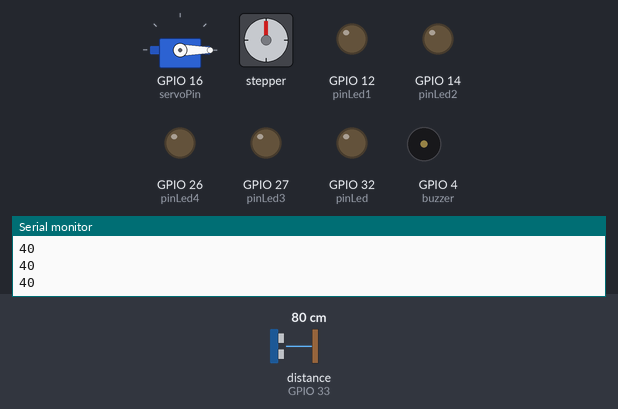
A sketch run on a simulated ESP32. Parts: servo, stepper motor, output pins drawn as LEDs (lit = HIGH), buzzer (waves = sounding), the last lines printed to the serial monitor. Wiring (inferred from the names in the program): ultrasonic range finder: trigger GPIO 25; echo GPIO 33. The inputs (shaded band) are chosen by the test bench; at power-on: distance to the obstacle (sensor on GPIO 33) 80 cm. The echo pulse lasts 58.3 µs per cm; stepper angles assume 2048 steps per turn; pins used as bus, display or sensor lines are not drawn.

Above: at 1.2 s.
1.3 s: distance to the obstacle (sensor on GPIO 33) set to 42 cm
2.8 s: distance to the obstacle (sensor on GPIO 33) set to 36 cm
At 2.95 s:
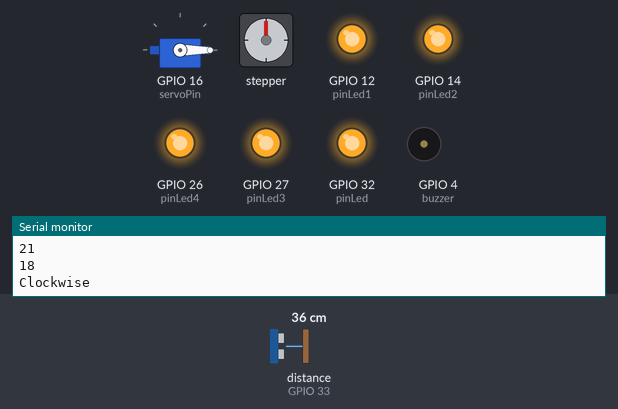
At 21.0 s:
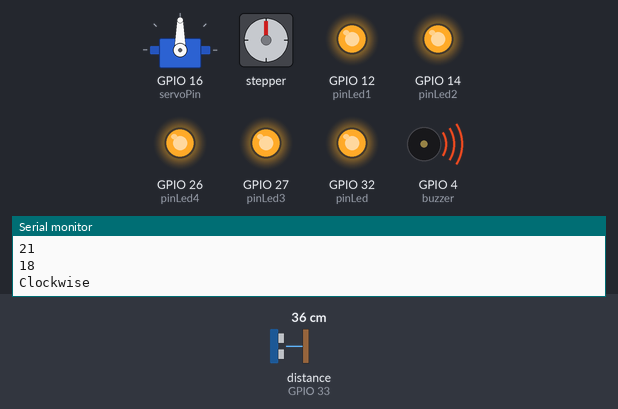
Timing chart, 0 to 31.0 s (numbered marks = the images above; inputs shaded):
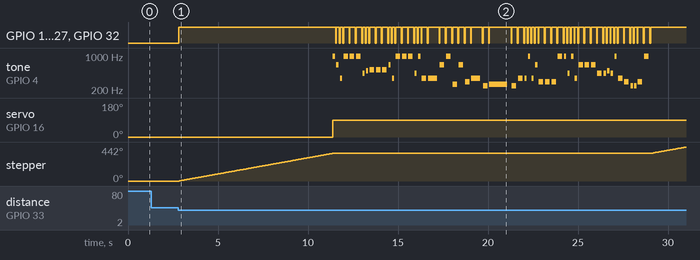

The sketch:

Movimiento_sonido.ino
```cpp
#include <Stepper.h>
#include <ESP32Servo.h>

Servo servo;
int servoPin = 16;

const int stepsPerRevolution = 2048;

int DISTANCIA = 0;
int pinLed = 32;
int pinLed1 = 12;
int pinLed2 = 14;
int pinLed3 = 27;
int pinLed4 = 26;
int pinEco = 33;
int pinGatillo = 25;
int buzzer = 4;

#define IN1 19
#define IN2 18
#define IN3 5
#define IN4 17

//Notas musicales
#define FREQUENCY_100_HZ 100
#define NOTE_B0  31
#define NOTE_C1  33
#define NOTE_CS1 35
#define NOTE_D1  37
#define NOTE_DS1 39
#define NOTE_E1  41
#define NOTE_F1  44
#define NOTE_FS1 46
#define NOTE_G1  49
#define NOTE_GS1 52
#define NOTE_A1  55
#define NOTE_AS1 58
#define NOTE_B1  62
#define NOTE_C2  65
#define NOTE_CS2 69
#define NOTE_D2  73
#define NOTE_DS2 78
#define NOTE_E2  82
#define NOTE_F2  87
#define NOTE_FS2 93
#define NOTE_G2  98
#define NOTE_GS2 104
#define NOTE_A2  110
#define NOTE_AS2 117
#define NOTE_B2  123
#define NOTE_C3  131
#define NOTE_CS3 139
#define NOTE_D3  147
#define NOTE_DS3 156
#define NOTE_E3  165
#define NOTE_F3  175
#define NOTE_FS3 185
#define NOTE_G3  196
#define NOTE_GS3 208
#define NOTE_A3  220
#define NOTE_AS3 233
#define NOTE_B3  247
#define NOTE_C4  262
#define NOTE_CS4 277
#define NOTE_D4  294
#define NOTE_DS4 311
#define NOTE_E4  330 * 2
#define NOTE_F4  349
#define NOTE_FS4 370
#define NOTE_G4  494 * 2
#define NOTE_GS4 415
#define NOTE_A4  440
#define NOTE_AS4 466
#define NOTE_B4  494
#define NOTE_C5  523
#define NOTE_CS5 554
#define NOTE_D5  587
#define NOTE_DS5 622
#define NOTE_E5  659
#define NOTE_F5  698
#define NOTE_FS5 740
#define NOTE_G5  784
#define NOTE_GS5 831
#define NOTE_A5  880
#define NOTE_AS5 932
#define NOTE_B5  988
#define NOTE_C6  1047
#define NOTE_CS6 1109
#define NOTE_D6  1175
#define NOTE_DS6 1245
#define NOTE_E6  1319
#define NOTE_F6  1397
#define NOTE_FS6 1480
#define NOTE_G6  1568
#define NOTE_GS6 1661
#define NOTE_A6  1760
#define NOTE_AS6 1865
#define NOTE_B6  1976
#define NOTE_C7  2093
#define NOTE_CS7 2217
#define NOTE_D7  2349
#define NOTE_DS7 2489
#define NOTE_E7  2637
#define NOTE_F7  2794
#define NOTE_FS7 2960
#define NOTE_G7  3136
#define NOTE_GS7 3322
#define NOTE_A7  3520
#define NOTE_AS7 3729
#define NOTE_B7  3951
#define NOTE_C8  4186
#define NOTE_CS8 4435
#define NOTE_D8  4699
#define NOTE_DS8 4978

// Melodía de "Santa Claus is Coming to Town"
int santa_melody[] = {
  NOTE_G4,
  NOTE_E4, NOTE_F4, NOTE_G4, NOTE_G4, NOTE_G4,
  NOTE_A4, NOTE_B4, NOTE_C5, NOTE_C5, NOTE_C5,
  NOTE_E4, NOTE_F4, NOTE_G4, NOTE_G4, NOTE_G4,
  NOTE_A4, NOTE_G4, NOTE_F4, NOTE_F4,
  NOTE_E4, NOTE_G4, NOTE_C4, NOTE_E4,
  NOTE_D4, NOTE_F4, NOTE_B3,
  NOTE_C4
};

// Duración de cada nota en milisegundos
int santa_tempo[] = {
  8,
  8, 8, 4, 4, 4,
  8, 8, 4, 4, 4,
  8, 8, 4, 4, 4,
  8, 8, 4, 2,
  4, 4, 4, 4,
  4, 2, 4,
  1
};
// We wish you a merry Christmas

int wish_melody[] = {
  NOTE_B3,
  NOTE_F4, NOTE_F4, NOTE_G4, NOTE_F4, NOTE_E4,
  NOTE_D4, NOTE_D4, NOTE_D4,
  NOTE_G4, NOTE_G4, NOTE_A4, NOTE_G4, NOTE_F4,
  NOTE_E4, NOTE_E4, NOTE_E4,
  NOTE_A4, NOTE_A4, NOTE_B4, NOTE_A4, NOTE_G4,
  NOTE_F4, NOTE_D4, NOTE_B3, NOTE_B3,
  NOTE_D4, NOTE_G4, NOTE_E4,
  NOTE_F4
};

int wish_tempo[] = {
  4,
  4, 8, 8, 8, 8,
  4, 4, 4,
  4, 8, 8, 8, 8,
  4, 4, 4,
  4, 8, 8, 8, 8,
  4, 4, 8, 8,
  4, 4, 4,
  2
};

Stepper myStepper(stepsPerRevolution, IN1, IN3, IN2, IN4);
Servo myServo;

void playMelody(int melody[], int tempo[]) {
  for (int i = 0; i < sizeof(santa_melody) / sizeof(santa_melody[0]); i++) {
    int noteDuration = 1000 / tempo[i];

    // Encender LEDs y reproducir la melodía
    digitalWrite(pinLed, HIGH);
    digitalWrite(pinLed1, HIGH);
    digitalWrite(pinLed2, HIGH);
    digitalWrite(pinLed3, HIGH);
    digitalWrite(pinLed4, HIGH);

    tone(buzzer, melody[i], noteDuration);
    delay(noteDuration * 1.2);

    // Apagar LEDs
    digitalWrite(pinLed, LOW);
    digitalWrite(pinLed1, LOW);
    digitalWrite(pinLed2, LOW);
    digitalWrite(pinLed3, LOW);
    digitalWrite(pinLed4, LOW);

    noTone(buzzer);

    // Esperar un breve tiempo antes de la próxima nota
    delay(50);
  }
}

long readUltrasonicDistance(int triggerPin, int echoPin) {
  pinMode(triggerPin, OUTPUT);
  digitalWrite(triggerPin, LOW);
  delayMicroseconds(2);
  digitalWrite(triggerPin, HIGH);
  delayMicroseconds(10);
  digitalWrite(triggerPin, LOW);
  pinMode(echoPin, INPUT);
  return pulseIn(echoPin, HIGH) * 0.01723 / 2;  // Convertir a centímetros
}

void setup() {
  Serial.begin(115200);

  // Inicializa el stepper
  myStepper.setSpeed(7);
  // Inicializa el servo
  myServo.attach(servoPin);

  // Configura pines para LEDs
  pinMode(pinLed, OUTPUT);
  pinMode(pinLed1, OUTPUT);
  pinMode(pinLed2, OUTPUT);
  pinMode(pinLed3, OUTPUT);
  pinMode(pinLed4, OUTPUT);
}

void loop() {
  DISTANCIA = readUltrasonicDistance(pinGatillo, pinEco);
  Serial.println(DISTANCIA);

  if (DISTANCIA < 20) {
    digitalWrite(pinLed, HIGH);
    digitalWrite(pinLed1, HIGH);
    digitalWrite(pinLed2, HIGH);
    digitalWrite(pinLed3, HIGH);
    digitalWrite(pinLed4, HIGH);
    Serial.println("Clockwise");
    myStepper.step(stepsPerRevolution);
    myServo.write(90);

    // Inicia la reproducción de ambas melodías al mismo tiempo
    playMelody(santa_melody, santa_tempo);
    playMelody(wish_melody, wish_tempo);
  } else {
    // Apaga los LEDs, detiene el motor y detiene la reproducción de la melodía cuando no se detecta un objeto
    digitalWrite(pinLed, LOW);
    digitalWrite(pinLed1, LOW);
    digitalWrite(pinLed2, LOW);
    digitalWrite(pinLed3, LOW);
    digitalWrite(pinLed4, LOW);
    noTone(buzzer);
    myStepper.step(0);
    myServo.write(0);
  }

  delay(20);
}
```

Measured:
- the behaviour switches between 40 and 39 cm on distance to the obstacle (sensor on GPIO 33) (found by bisection; images 0 and 1)
- after the input at 2.8 s, tone on GPIO 4 (buzzer): plays 988 Hz for 0.12 s, 660 Hz for 0.12 s, 349 Hz for 0.12 s, 988 Hz for 0.25 s, 988 Hz for 0.25 s, 988 Hz for 0.25 s … (56 notes in this stretch), starting after 8.6 s; servo on GPIO 16 (servoPin): 0° → 90° after 8.6 s; stepper: turns 360° clockwise in 8.5 s, then 82° clockwise in 1.9 s
